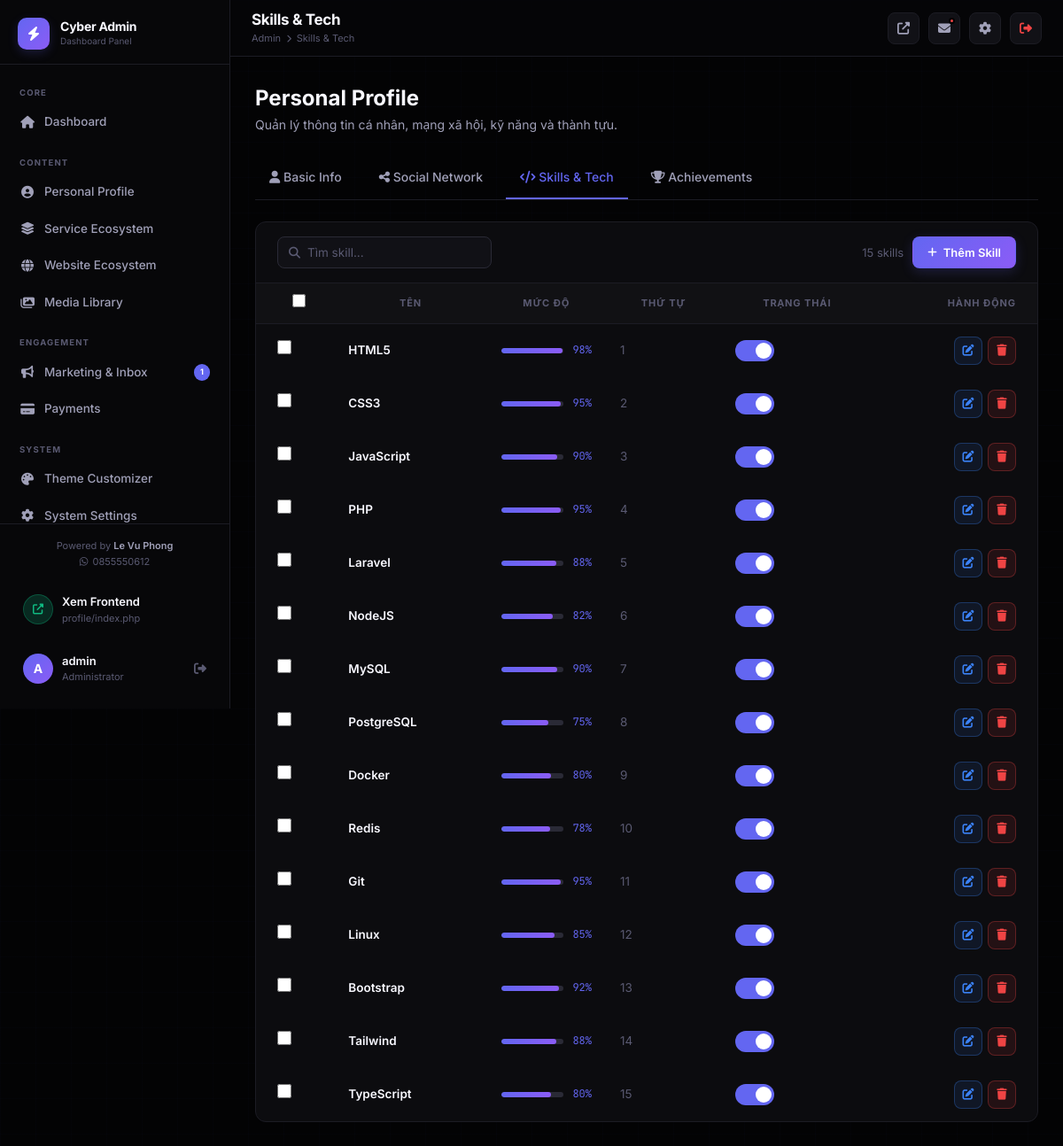
The page /admin/pages/skills.php (signed in) on the database its author committed.
### tables this page shows
CREATE TABLE `users` (
  `id` int(10) unsigned NOT NULL AUTO_INCREMENT,
  `username` varchar(100) NOT NULL,
  `password` varchar(255) NOT NULL,
  `email` varchar(255) NOT NULL,
  `avatar` varchar(500) DEFAULT '',
  `remember_token` varchar(255) DEFAULT NULL,
  `created_at` timestamp NOT NULL DEFAULT current_timestamp(),
  PRIMARY KEY (`id`),
  UNIQUE KEY `username` (`username`)
);

CREATE TABLE `skills` (
  `id` int(10) unsigned NOT NULL AUTO_INCREMENT,
  `logo` varchar(500) DEFAULT '',
  `name` varchar(100) NOT NULL,
  `level` int(11) DEFAULT 80,
  `sort_order` int(11) DEFAULT 0,
  `status` tinyint(1) DEFAULT 1,
  `created_at` timestamp NOT NULL DEFAULT current_timestamp(),
  PRIMARY KEY (`id`)
);

### config/database.php (called while the page is built, shortened)
<?php
class Database {
    private static ?PDO $instance = null;
    public static function getInstance(): PDO {
        if (self::$instance === null) {
            $dsn = "mysql:host=" . DB_HOST . ";dbname=" . DB_NAME . ";charset=" . DB_CHARSET;
            $options = [
                PDO::ATTR_ERRMODE            => PDO::ERRMODE_EXCEPTION,
                PDO::ATTR_DEFAULT_FETCH_MODE => PDO::FETCH_ASSOC,
                PDO::ATTR_EMULATE_PREPARES   => false,
            ];
            try {
                self::$instance = new PDO($dsn, DB_USER, DB_PASS, $options);
            } catch (PDOException $e) {
                http_response_code(500);
                die(json_encode(['error' => 'Database connection failed.']));
            }
        }
        return self::$instance;
    }
}
function db(): PDO {
    return Database::getInstance();
}

### admin/includes/auth.php (called while the page is built, shortened)
<?php
require_once dirname(__DIR__, 2) . '/includes/functions.php';
function getAdminUser(): array {
    $stmt = db()->prepare("SELECT id, username, email, avatar FROM users WHERE id = ?");
    $stmt->execute([$_SESSION['admin_id']]);
    return $stmt->fetch() ?: [];
}

### includes/functions.php (called while the page is built, shortened)
<?php
require_once __DIR__ . '/../config/database.php';
function e(string $str): string {
    return htmlspecialchars($str, ENT_QUOTES, 'UTF-8');
}

### admin/pages/skills.php (the view, shortened to what this page needs)
<?php
require_once dirname(__DIR__) . '/includes/auth.php';
$table = 'skills';
$search = trim($_GET['search']??'');
$page = max(1,(int)($_GET['page']??1));
$perPage = 15;
$where = '1=1'; $params = [];
$countStmt=db()->prepare("SELECT COUNT(*) FROM skills WHERE $where");$countStmt->execute($params);
$total=(int)$countStmt->fetchColumn();$lastPage=max(1,(int)ceil($total/$perPage));
$stmt=db()->prepare("SELECT * FROM skills WHERE $where ORDER BY sort_order ASC, id ASC LIMIT $perPage OFFSET ".(($page-1)*$perPage));
$stmt->execute($params);$rows=$stmt->fetchAll();
include dirname(__DIR__).'/includes/head.php';
include dirname(__DIR__).'/includes/sidebar.php';
include dirname(__DIR__).'/includes/topbar.php';
?>
<div class="admin-main"><div class="content-area">
<div style="margin-bottom: 24px;">
  <h1 style="font-size: 24px; font-weight: 700;">Personal Profile</h1>
  <p style="color: var(--text-2); font-size: 14px;">Quản lý thông tin cá nhân, mạng xã hội, kỹ năng và thành tựu.</p>
</div>
<div class="cms-tabs">
  <a href="profile.php" class="cms-tab"><i class="fas fa-user"></i> Basic Info</a>
  <a href="socials.php" class="cms-tab"><i class="fas fa-share-alt"></i> Social Network</a>
  <a href="skills.php" class="cms-tab active"><i class="fas fa-code"></i> Skills & Tech</a>
  <a href="achievements.php" class="cms-tab"><i class="fas fa-trophy"></i> Achievements</a>
</div>
<div class="admin-card">
  <div class="table-toolbar">
    <div class="toolbar-left">
      <form method="GET" style="display:contents;">
        <div class="admin-search"><i class="fas fa-search"></i><input type="text" name="search" placeholder="Tìm skill..." value="<?=e($search)?>"></div>
      </form>
    </div>
    <div class="toolbar-right">
      <span style="font-size:13px;color:var(--text-3);"><?=$total?> skills</span>
      <button class="btn btn-primary" onclick="openAddModal()"><i class="fas fa-plus"></i> Thêm Skill</button>
    </div>
  </div>
  <div class="modern-table-wrap">
    <table class="modern-table">
      <thead><tr><th><input type="checkbox" id="selectAll" style="accent-color:var(--accent);width:15px;height:15px;"></th><th>Tên</th><th>Mức độ</th><th>Thứ tự</th><th>Trạng thái</th><th style="text-align:right;">Hành động</th></tr></thead>
      <tbody>
      <?php if (empty($rows)): ?>
      <tr><td colspan="6"><div class="empty-state"><i class="fas fa-code"></i><h4>Chưa có skill nào</h4></div></td></tr>
      <?php else: foreach ($rows as $r): ?>
      <tr>
        <td class="td-check"><input type="checkbox" class="row-check" value="<?=$r['id']?>"></td>
        <td class="td-primary"><?=e($r['name'])?></td>
        <td>
          <div style="display:flex;align-items:center;gap:10px;">
            <div style="flex:1;height:6px;background:var(--border-bright);border-radius:3px;overflow:hidden;max-width:140px;">
              <div style="width:<?=$r['level']?>%;height:100%;background:linear-gradient(90deg,var(--accent),var(--accent-2));border-radius:3px;"></div>
            </div>
            <span style="font-family:var(--font-mono);font-size:12px;color:var(--accent);"><?=$r['level']?>%</span>
          </div>
        </td>
        <td style="color:var(--text-3);"><?=$r['sort_order']?></td>
        <td>
          <label class="toggle-wrap"><span class="toggle-switch">
            <span class="toggle-slider"></span>
          </span></label>
        </td>
        <td><div class="td-actions">
          <button class="btn btn-xs btn-info btn-icon" onclick="openEditModal(<?= htmlspecialchars(json_encode($r), ENT_QUOTES, 'UTF-8') ?>)"><i class="fas fa-edit"></i></button>
          <button class="btn btn-xs btn-danger btn-icon" onclick="deleteItem('<?=$table?>',<?=$r['id']?>,location.href)"><i class="fas fa-trash"></i></button>
        </div></td>
      </tr>
      <?php endforeach; endif; ?>
      </tbody>
    </table>
  </div>
</div>
</div></div>
</body></html>

### admin/includes/sidebar.php (shortened to what this page needs)
<?php
$currentPage = basename($_SERVER['PHP_SELF'], '.php');
$currentDir  = basename(dirname($_SERVER['PHP_SELF']));
function navItem(string $href, string $icon, string $label, string $page, string $current, ?int $badge = null): void {
    $active = ($current === $page) ? ' active' : '';
    $badgeHtml = $badge !== null ? "<span class='nav-badge'>$badge</span>" : '';
    echo "<a href='$href' class='nav-item$active'><i class='$icon'></i> $label $badgeHtml</a>";
}
try {
    $unreadContacts = (int)db()->query("SELECT COUNT(*) FROM contacts WHERE is_read=0")->fetchColumn();
    $pendingReviews = (int)db()->query("SELECT COUNT(*) FROM testimonials WHERE approved=0")->fetchColumn();
} catch (\Throwable) {
    $unreadContacts = $pendingReviews = 0;
}
$page = (isset($_GET['page']) ? $_GET['page'] : ($currentDir === 'pages' ? $currentPage : 'dashboard'));
?>
<aside class="admin-sidebar" id="adminSidebar">
  <a href="<?= ADMIN_URL ?>" class="sidebar-logo">
    <div class="logo-icon"><i class="fas fa-bolt"></i></div>
    <div>
      <div class="logo-text">Cyber Admin</div>
      <div class="logo-sub">Dashboard Panel</div>
    </div>
  </a>
  <nav class="sidebar-nav">
    <div class="nav-group">
      <div class="nav-group-label">Core</div>
      <?php navItem(ADMIN_URL, 'fas fa-home', 'Dashboard', 'index', $page); ?>
    </div>
    <div class="nav-group">
      <div class="nav-group-label">Content</div>
    </div>
    <div class="nav-group">
      <div class="nav-group-label">Engagement</div>
      <?php navItem(ADMIN_URL . 'pages/marketing', 'fas fa-bullhorn', 'Marketing & Inbox', 'marketing', $page, ($unreadContacts+$pendingReviews) ?: null); ?>
    </div>
    <div class="nav-group">
      <div class="nav-group-label">System</div>
    </div>
  </nav>
  <div class="sidebar-footer">
    <div style="text-align: center; margin-bottom: 16px; font-size: 11px; color: var(--text-3);">
      Powered by <a href="<?= PROJECT_WEBSITE ?>" target="_blank" style="color: var(--text-2); font-weight: 600; text-decoration: none;"><?= PROJECT_AUTHOR ?></a><br>
      <i class="fab fa-whatsapp" style="margin-right: 2px;"></i> <?= PROJECT_CONTACT ?>
    </div>
    <a href="<?= BASE_URL ?>" target="_blank" class="sidebar-user" style="margin-bottom:8px;">
      <div class="su-avatar" style="background:rgba(16,185,129,0.2);border:1px solid rgba(16,185,129,0.3);">
        <i class="fas fa-external-link-alt" style="font-size:12px;color:#10B981;"></i>
      </div>
      <div>
        <div class="su-name">Xem Frontend</div>
        <div class="su-role">profile/index.php</div>
      </div>
    </a>
    <?php $adminUser = getAdminUser(); ?>
    <div class="sidebar-user">
      <div class="su-avatar"><?= strtoupper(substr($adminUser['username'] ?? 'A', 0, 1)) ?></div>
      <div>
        <div class="su-name"><?= e($adminUser['username'] ?? 'Admin') ?></div>
        <div class="su-role">Administrator</div>
      </div>
      <a href="<?= ADMIN_URL ?>logout.php" class="su-logout" title="Đăng xuất">
        <i class="fas fa-sign-out-alt"></i>
      </a>
    </div>
  </div>
</aside>

### rows shown on the page
users: username "A", username "admin"
skills: name "HTML5", level "98", sort_order "1"
skills: name "CSS3", level "95", sort_order "2"
skills: name "JavaScript", level "90", sort_order "3"
skills: name "PHP", level "95", sort_order "4"
skills: name "Laravel", level "88", sort_order "5"
skills: name "NodeJS", level "82", sort_order "6"
skills: name "MySQL", level "90", sort_order "7"
skills: name "PostgreSQL", level "75", sort_order "8"
skills: name "Docker", level "80", sort_order "9"
skills: name "Redis", level "78", sort_order "10"
skills: name "Git", level "95", sort_order "11"
skills: name "Linux", level "85", sort_order "12"
skills: name "Bootstrap", level "92", sort_order "13"
skills: name "Tailwind", level "88", sort_order "14"
skills: name "TypeScript", level "80", sort_order "15"

### other values the page prints
$label "Dashboard Personal Profile Service Ecosystem Website Ecosystem Media Library Marketing & Inbox Payments Theme Customizer System Settings"
$badge "1"
PROJECT_AUTHOR "Le Vu Phong"
PROJECT_CONTACT "0855550612"
$pageTitle "Skills & Tech"
$total "15"
